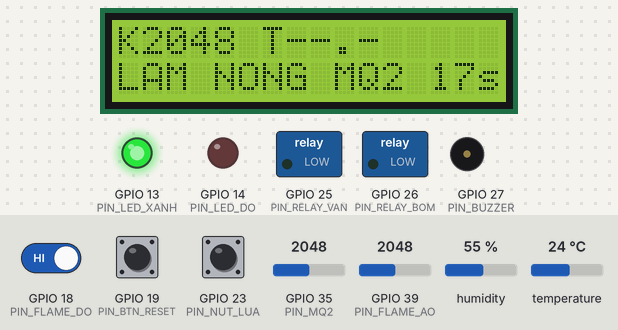
Recording of a sketch running on a simulated ESP32. On the bench: 16×2 character LCD, switched loads named in the sketch (green lamp = pin HIGH), output pins drawn as LEDs (lit = HIGH), buzzer (waves = sounding). The test bench sets the inputs (shaded band); at power-on: GPIO 18 (PIN_FLAME_DO) HIGH, temperature 24 °C, GPIO 19 (PIN_BTN_RESET) HIGH, GPIO 35 (PIN_MQ2) = 2048, GPIO 23 (PIN_NUT_LUA) HIGH, GPIO 39 (PIN_FLAME_AO) = 2048, humidity 55 %. WiFi joins after 1.5 s; servers stay silent unless stated; random numbers use the default seed unless the sketch sets one; no MQTT or app messages arrive unless stated; what the sketch prints to the serial monitor is not drawn.

Above: at 2.9 s.
3.0 s: GPIO 18 (PIN_FLAME_DO) driven LOW
At 4.2 s:
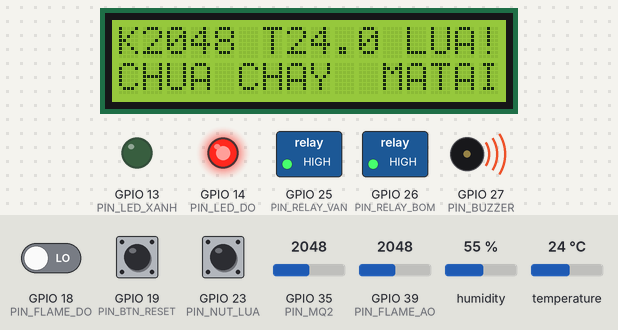
5.2 s: GPIO 18 (PIN_FLAME_DO) driven HIGH
At 6.7 s:
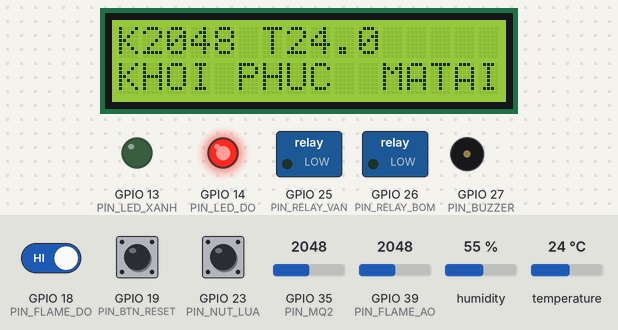
7.2 s: temperature set to 29.4 °C
At 10.9 s:
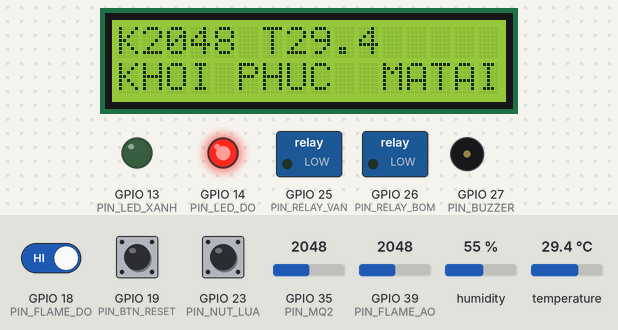
11.2 s: temperature set to 30.7 °C
At 13.5 s:
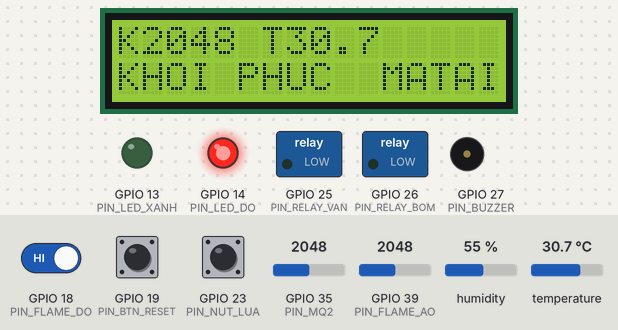
14.2 s: GPIO 19 (PIN_BTN_RESET) pulled LOW for 0.15 s
At 21.9 s:
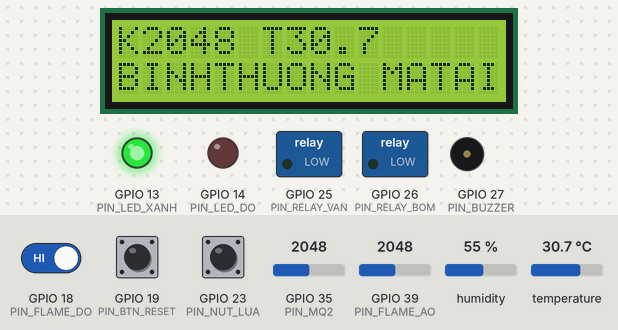
22.2 s: GPIO 35 (PIN_MQ2) set to 3707
At 23.4 s:
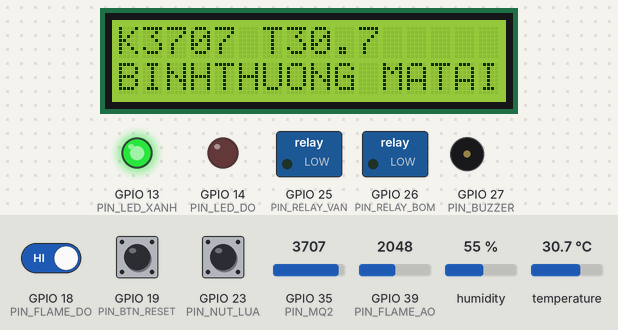
24.2 s: GPIO 35 (PIN_MQ2) set to 3808
Timing chart, 0 to 27.2 s (numbered marks = the images above; inputs shaded):
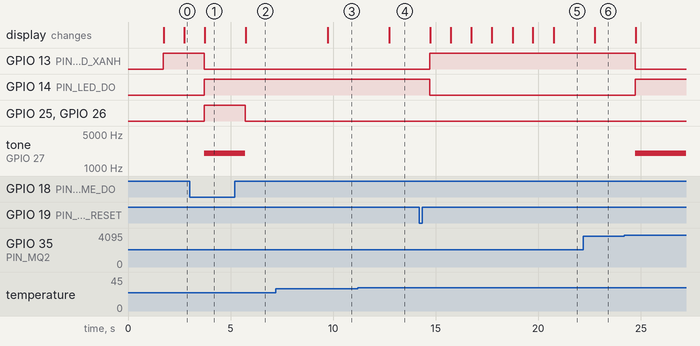

Measured:
- after the input at 3.0 s, GPIO 13 (PIN_LED_XANH): HIGH → LOW after 0.71 s; GPIO 14 (PIN_LED_DO), GPIO 25 (PIN_RELAY_VAN), GPIO 26 (PIN_RELAY_BOM): LOW → HIGH after 0.71 s; tone on GPIO 27 (PIN_BUZZER): silent → 2000 Hz after 0.71 s
- after the input at 5.2 s, GPIO 25 (PIN_RELAY_VAN), GPIO 26 (PIN_RELAY_BOM): HIGH → LOW after 0.51 s; tone on GPIO 27 (PIN_BUZZER): 2000 Hz → silent after 0.51 s; the display: changes after 0.54 s (image 2)
- after the input at 7.2 s, the display: changes after 2.5 s (image 3)
- after the input at 11.2 s, the display: changes after 1.5 s (image 4)
- after the input at 14.2 s, GPIO 13 (PIN_LED_XANH): LOW → HIGH after 0.51 s; GPIO 14 (PIN_LED_DO): HIGH → LOW after 0.51 s; the display: first changes after 0.54 s (image 5 shows a later state)
- after the input at 22.2 s, the display: changes after 0.54 s (image 6)
- after the input at 24.2 s, GPIO 13 (PIN_LED_XANH): HIGH → LOW after 0.52 s; GPIO 14 (PIN_LED_DO): LOW → HIGH after 0.52 s; tone on GPIO 27 (PIN_BUZZER): silent → 2000 Hz after 0.52 s

The sketch:

sketch.ino
```cpp
// =====================================================================
// Nhom 07 - INT1461 - He thong phong chay chua chay mo phong tren Wokwi
// Board: ESP32 DevKit V1 (Wokwi: wokwi-esp32-devkit-v1)
// Nguyen tac an toan: lop luat cuc bo LUON chay, khong phu thuoc mang;
// nhan tu AI (qua MQTT) chi duoc NANG muc bao dong, khong duoc HA.
// ---------------------------------------------------------------------
// Nguon: khung chuong trinh trong "Huong dan thuc hien do an INT1461 -
//        Nhom 7" (ThS. Ho Nhut Minh, 2026), Phan F.
// Tham khao kien truc: bugsNburgers, "IOT-Fire-Alarm-System", GitHub.
// Muc do su dung: sua doi va viet bo sung.
// Noi dung nhom da sua/bo sung so voi khung:
//   - viet than ham ketNoiLaiMQTT() (khong chan, lui thoi gian, gioi han
//     so lan thu, dang ky lai chu de), hienThi(), ghiNhatKy(), guiTrangThai();
//   - do tre (hysteresis) cho nguong khoi; chong doi nut nhan;
//   - giai doan lam nong chi bo qua MQ-2, lua va nhiet van duoc xet;
//   - co hetGioChuaChay: bom khong tu chay lai sau khi het T_MAX;
//   - dem loi DHT22; kiem tra hop le ban tin JSON; LWT trang thai online.
// =====================================================================
#include <WiFi.h>
#include <Wire.h>
#include <PubSubClient.h>
#include <ArduinoJson.h>
#include <DHT.h>
#include <LiquidCrystal_I2C.h>

// ----- Cau hinh ket noi -----
#define WIFI_SSID      "Wokwi-GUEST"          // Mang ao cua Wokwi; mach that: "<ten_wifi>"
#define WIFI_PASSWORD  ""                     // Wokwi-GUEST khong co mat khau; mach that: "<mat_khau_cua_ban>"
#define WIFI_KENH      6                      // Kenh 6 giup Wokwi ket noi nhanh hon
#define MQTT_BROKER    "broker.hivemq.com"    // Broker cong cong, khong can tai khoan
#define MQTT_PORT      1883
#define MQTT_TOPIC_AI  "ptit/nhom07/fire"     // Chu de nhan nhan tu nhanh AI
#define MQTT_TOPIC_TT  "ptit/nhom07/status"   // Chu de gui trang thai thiet bi

// ----- Khai bao chan (doi duoc, sua tai day) -----
#define PIN_MQ2        35   // ADC1, chi vao - dau ra analog cam bien khoi
#define PIN_FLAME_DO   18   // Dau ra so cam bien lua
#define PIN_FLAME_AO   39   // ADC1 (VN), chi vao - cuong do lua, chi de ghi nhat ky
#define PIN_NUT_LUA    23   // Nut mo phong lua (chi tren Wokwi: linh kien flame sensor
                            // khong co dieu khien tuong tac), nhan = co lua
#define PIN_DHT         4   // Du lieu DHT22
#define PIN_RELAY_BOM  26   // Relay bom chua chay
#define PIN_RELAY_VAN  25   // Relay van / quat hut khoi
#define PIN_BUZZER     27   // Coi bao dong
#define PIN_LED_DO     14   // Den bao dong
#define PIN_LED_XANH   13   // Den binh thuong
#define PIN_BTN_RESET  19   // Nut xac nhan / dat lai
#define PIN_SDA        21   // I2C LCD
#define PIN_SCL        22

// ----- Tham so van hanh -----
const uint32_t CHU_KY_MS         = 1000;   // Chu ky lay mau MQ-2 va cam bien lua
const uint32_t CHU_KY_DHT_MS     = 3000;   // Chu ky doc DHT22 (>= 2 s theo datasheet)
const uint32_t CHU_KY_GUI_TT_MS  = 5000;   // Chu ky gui trang thai len broker
const uint32_t T_MAX_CHUA_CHAY   = 60000;  // Thoi gian chua chay toi da mot luot
const uint32_t T_HET_HAN_AI      = 15000;  // Qua thoi gian nay coi nhu mat nguon AI
const uint32_t T_LAM_NONG_MQ2    = 20000;  // Bo qua nguong khoi khi MQ-2 chua on dinh
const uint32_t T_CHONG_DOI_MS    = 50;     // Thoi gian chong doi nut nhan
const uint32_t T_CHO_MQTT_DAU    = 2000;   // Khoang cho ket noi lai ban dau
const uint32_t T_CHO_MQTT_MAX    = 30000;  // Khoang cho ket noi lai toi da
const uint32_t T_NGHI_MQTT       = 60000;  // Nghi sau khi het so lan thu
const uint8_t  SO_LAN_THU_MQTT   = 5;      // So lan thu lien tiep truoc khi nghi
// Nguong hieu chuan tren Wokwi (Buoc 7): 400 ppm (mac dinh) -> ADC 3628,
// 2291 ppm -> 3853, >= 22909 ppm -> ~4000 (bao hoa). Mach that phai hieu chuan lai.
const int   NGUONG_KHOI_CANH_BAO  = 3750;  // ~1000 ppm
const int   NGUONG_KHOI_NGUY_HIEM = 3900;  // ~5000 ppm
const int   DO_TRE_KHOI           = 40;    // Muc khoi chi ha khi ADC xuong duoi (nguong - 40)
const float NGUONG_NHIET_C        = 55.0f; // Nguong nhiet do tuyet doi
const float NGUONG_TOC_DO_TANG    = 2.0f;  // Do C tang tren moi giay
const float NGUONG_TIN_CAY_AI     = 0.80f; // Chi chap nhan nhan AI khi du tin cay
const uint8_t SO_LOI_DHT_TOI_DA   = 3;     // So lan doc loi lien tiep truoc khi bao loi DHT
const uint16_t TAN_SO_COI         = 2000;  // Tan so coi (Hz)

// Wokwi relay module kich muc CAO. Nhieu module that kich muc THAP: doi hai hang so nay.
const uint8_t MUC_BAT = HIGH;
const uint8_t MUC_TAT = LOW;
// Module cam bien lua that thuong cho DO = LOW khi PHAT HIEN lua.
// Kiem tra lai voi linh kien Wokwi o Buoc 2 va doi neu can.
const uint8_t MUC_CO_LUA = LOW;

DHT dht(PIN_DHT, DHT22);
LiquidCrystal_I2C lcd(0x27, 16, 2);
WiFiClient wifiClient;
PubSubClient mqtt(wifiClient);

enum TrangThai { BINH_THUONG, CANH_BAO, CHUA_CHAY, KHOI_PHUC };
const char* TEN_TRANG_THAI[] = { "BINH_THUONG", "CANH_BAO", "CHUA_CHAY", "KHOI_PHUC" };
const char* TEN_LCD[]        = { "BINHTHUONG",  "CANH BAO",  "CHUA CHAY", "KHOI PHUC" };
TrangThai trangThai = BINH_THUONG;
uint32_t  mocVaoTrangThai = 0;
bool      hetGioChuaChay  = false;   // Da cat bom do het T_MAX, cho nguoi van hanh xac nhan
const char* nguonKichHoat = "-";     // Nguon dua he vao trang thai bao dong: LUAT / AI

// Bien du lieu cam bien
int   adcKhoi = 0, adcLua = 0, mucKhoi = 0;
bool  coLua = false;
float nhietDo = NAN, doAmKK = NAN, tocDoTangNhiet = 0.0f;
uint32_t mocDocDHT = 0, mocDHTThanhCong = 0;
uint8_t  demLoiDHT = 0;
bool     loiDHT = false;

// Bien nhanh AI
int   mucAI = 0;            // 0 binh thuong, 1 khoi, 2 lua
uint32_t mocNhanAI = 0;     // Moc thoi gian ban tin AI hop le gan nhat
bool  daNhanAI = false;     // Chua tung nhan ban tin thi coi nhu mat nguon AI
bool  nguonKichHoatLaAI = false;
int   mucCucBoGanNhat = 0;

// Bien nut nhan, ket noi lai, coi
bool     nutDaNhan = false;            // Su kien nhan nut (da chong doi)
uint32_t mocThuKetNoi = 0, khoangChoMQTT = 0;
uint8_t  soLanThuMQTT = 0;
bool     coiDangKeu = false;

// ----- Nguyen mau ham -----
void xuLyBanTinMQTT(char* topic, byte* payload, unsigned int len);
void docNutNhan();
void docCamBien();
int  luatCucBo();
bool aiConHieuLuc();
int  hopNhatQuyetDinh(int mucCucBo);
void chuyenTrangThai(TrangThai moi, int muc);
void capNhatTrangThai(int muc);
void dieuKhienChapHanh(int muc);
void ketNoiLaiMQTT();
void guiTrangThai();
void hienThi();
void ghiNhatKy(int muc);

// Khoi tao ngoai vi, Wi-Fi va MQTT. Wi-Fi co gioi han thoi gian cho
// de he thong van chay o che do cuc bo neu khong vao duoc mang.
void setup() {
  Serial.begin(115200);
  dht.begin();
  Wire.begin(PIN_SDA, PIN_SCL);
  lcd.init();
  lcd.backlight();
  lcd.setCursor(0, 0); lcd.print("NHOM 07 - PCCC");
  lcd.setCursor(0, 1); lcd.print("Dang khoi dong..");

  pinMode(PIN_FLAME_DO, INPUT_PULLUP);   // Module ho cuc thu can dien tro keo len
  pinMode(PIN_NUT_LUA, INPUT_PULLUP);
  pinMode(PIN_RELAY_BOM, OUTPUT); digitalWrite(PIN_RELAY_BOM, MUC_TAT);
  pinMode(PIN_RELAY_VAN, OUTPUT); digitalWrite(PIN_RELAY_VAN, MUC_TAT);
  pinMode(PIN_BUZZER, OUTPUT);    digitalWrite(PIN_BUZZER, LOW);
  pinMode(PIN_LED_DO, OUTPUT);    pinMode(PIN_LED_XANH, OUTPUT);
  pinMode(PIN_BTN_RESET, INPUT_PULLUP);

  WiFi.mode(WIFI_STA);
  WiFi.begin(WIFI_SSID, WIFI_PASSWORD, WIFI_KENH);
  uint32_t batDau = millis();
  while (WiFi.status() != WL_CONNECTED && millis() - batDau < 10000) {
    delay(200);
    Serial.print('.');
  }
  if (WiFi.status() == WL_CONNECTED) {
    Serial.print(F("\n# WIFI,da ket noi,ip="));
    Serial.println(WiFi.localIP());
  } else {
    Serial.println(F("\n# WIFI,chua ket noi - chay che do cuc bo"));
  }

  mqtt.setServer(MQTT_BROKER, MQTT_PORT);
  mqtt.setCallback(xuLyBanTinMQTT);
  mqtt.setBufferSize(256);       // Du cho ban tin JSON ngan
  mqtt.setSocketTimeout(2);      // Giam thoi gian chan khi broker khong phan hoi
  khoangChoMQTT = T_CHO_MQTT_DAU;

  Serial.println(F("thoi_gian_ms,adc_khoi,muc_khoi,co_lua,adc_lua,nhiet_do,do_am,"
                   "toc_do_tang,muc_cuc_bo,muc_ai,ai_ket_noi,muc_cuoi,trang_thai,nguon_kich_hoat"));
}

// Ham goi lai khi nhan ban tin tu nhanh AI, dang {"nhan":"lua","do_tin_cay":0.93}.
// Ban tin hong, thieu truong, nhan la hoac do tin cay ngoai [0,1] bi bo qua
// hoan toan: khong cap nhat mucAI va khong lam moi moc thoi gian.
void xuLyBanTinMQTT(char* topic, byte* payload, unsigned int len) {
  JsonDocument doc;                                   // ArduinoJson phien ban 7
  if (deserializeJson(doc, payload, len)) {
    Serial.println(F("# MQTT,ban tin khong phai JSON - bo qua"));
    return;
  }
  const char* nhan = doc["nhan"];
  if (nhan == nullptr || !doc["do_tin_cay"].is<float>()) {
    Serial.println(F("# MQTT,ban tin thieu truong - bo qua"));
    return;
  }
  float tinCay = doc["do_tin_cay"];
  int muc;
  if      (strcmp(nhan, "lua") == 0)         muc = 2;
  else if (strcmp(nhan, "khoi") == 0)        muc = 1;
  else if (strcmp(nhan, "binh_thuong") == 0) muc = 0;
  else {
    Serial.println(F("# MQTT,nhan khong hop le - bo qua"));
    return;
  }
  if (tinCay < 0.0f || tinCay > 1.0f) {
    Serial.println(F("# MQTT,do tin cay ngoai [0,1] - bo qua"));
    return;
  }
  mocNhanAI = millis();
  daNhanAI  = true;
  mucAI = (tinCay >= NGUONG_TIN_CAY_AI) ? muc : 0;   // Khong du tin cay thi khong nang muc
  Serial.printf("# MQTT,nhan=%s,do_tin_cay=%.2f,muc_ai=%d\n", nhan, tinCay, mucAI);
}

// Doc nut xac nhan co chong doi; chi bao su kien mot lan cho moi lan nhan.
void docNutNhan() {
  static bool docTruoc = HIGH, onDinh = HIGH;
  static uint32_t mocDoi = 0;
  bool doc = digitalRead(PIN_BTN_RESET);
  if (doc != docTruoc) { mocDoi = millis(); docTruoc = doc; }
  if (millis() - mocDoi >= T_CHONG_DOI_MS && doc != onDinh) {
    onDinh = doc;
    if (onDinh == LOW) nutDaNhan = true;   // Canh xuong: nut vua duoc nhan
  }
}

// Doc cam bien. MQ-2 va cam bien lua doc moi chu ky chinh; DHT22 co chu ky
// rieng vi khong doc duoc nhanh hon 2 s. Toc do tang nhiet tinh theo khoang
// thoi gian thuc te giua hai lan doc DHT22 thanh cong.
void docCamBien() {
  uint32_t nay = millis();
  adcKhoi = analogRead(PIN_MQ2);
  adcLua  = analogRead(PIN_FLAME_AO);
  coLua   = (digitalRead(PIN_FLAME_DO) == MUC_CO_LUA) || (digitalRead(PIN_NUT_LUA) == LOW);

  // Phan muc khoi co do tre: chi ha muc khi ADC xuong duoi (nguong - DO_TRE_KHOI)
  int moi = 0;
  if (adcKhoi >= NGUONG_KHOI_NGUY_HIEM)     moi = 2;
  else if (adcKhoi >= NGUONG_KHOI_CANH_BAO) moi = 1;
  if (mucKhoi == 2 && moi < 2 && adcKhoi > NGUONG_KHOI_NGUY_HIEM - DO_TRE_KHOI)      moi = 2;
  else if (mucKhoi >= 1 && moi < 1 && adcKhoi > NGUONG_KHOI_CANH_BAO - DO_TRE_KHOI)  moi = 1;
  mucKhoi = moi;

  if (nay - mocDocDHT >= CHU_KY_DHT_MS) {
    mocDocDHT = nay;
    float t = dht.readTemperature();
    float h = dht.readHumidity();
    if (isnan(t) || isnan(h)) {
      if (demLoiDHT < 255) demLoiDHT++;
      if (demLoiDHT >= SO_LOI_DHT_TOI_DA && !loiDHT) {
        loiDHT = true;
        Serial.println(F("# DHT,doc loi lien tiep - bo qua tieu chi nhiet"));
      }
      return;
    }
    if (!isnan(nhietDo) && mocDHTThanhCong != 0) {
      float dt = (nay - mocDHTThanhCong) / 1000.0f;
      if (dt > 0.0f) tocDoTangNhiet = (t - nhietDo) / dt;
    }
    nhietDo = t;
    doAmKK  = h;
    mocDHTThanhCong = nay;
    demLoiDHT = 0;
    loiDHT = false;
  }
}

// Lop luat an toan cuc bo: tra ve 0 binh thuong, 1 canh bao, 2 nguy hiem.
// Luon chay, khong phu thuoc mang. Trong giai doan lam nong chi bo qua MQ-2.
int luatCucBo() {
  int muc = 0;
  if (millis() >= T_LAM_NONG_MQ2) muc = mucKhoi;
  if (coLua) muc = 2;
  if (!loiDHT && !isnan(nhietDo)) {
    if (nhietDo >= NGUONG_NHIET_C)            muc = 2;
    if (tocDoTangNhiet >= NGUONG_TOC_DO_TANG) muc = 2;   // Nhiet tang dot ngot
  }
  return muc;
}

// Nguon AI con hieu luc khi da tung nhan ban tin hop le va chua qua han.
bool aiConHieuLuc() {
  return daNhanAI && (millis() - mocNhanAI <= T_HET_HAN_AI);
}

// Quy tac hop nhat: AI chi duoc NANG muc, khong duoc HA muc cua luat cuc bo.
int hopNhatQuyetDinh(int mucCucBo) {
  mucCucBoGanNhat = mucCucBo;
  int mucAIhieuLuc = aiConHieuLuc() ? mucAI : 0;
  nguonKichHoatLaAI = (mucAIhieuLuc > mucCucBo);
  return (mucAIhieuLuc > mucCucBo) ? mucAIhieuLuc : mucCucBo;
}

// Doi trang thai, ghi nhan nguon kich hoat va in dong su kien.
void chuyenTrangThai(TrangThai moi, int muc) {
  if (moi == CANH_BAO || moi == CHUA_CHAY) {
    nguonKichHoat = nguonKichHoatLaAI ? "AI" : "LUAT";
  } else if (moi == BINH_THUONG) {
    nguonKichHoat = "-";
  }
  Serial.printf("# CHUYEN,%lu,%s->%s,muc=%d,nguon=%s\n", (unsigned long)millis(),
                TEN_TRANG_THAI[trangThai], TEN_TRANG_THAI[moi], muc, nguonKichHoat);
  trangThai = moi;
  mocVaoTrangThai = millis();
  guiTrangThai();
}

// May trang thai bon trang thai. KHOI_PHUC la trang thai bao dong con chot:
// chi ve BINH_THUONG khi dieu kien da an toan VA nguoi van hanh nhan nut.
void capNhatTrangThai(int muc) {
  bool nhan = nutDaNhan;
  nutDaNhan = false;
  switch (trangThai) {
    case BINH_THUONG:
      if (muc == 2)      chuyenTrangThai(CHUA_CHAY, muc);
      else if (muc == 1) chuyenTrangThai(CANH_BAO, muc);
      break;
    case CANH_BAO:
      if (muc == 2)      chuyenTrangThai(CHUA_CHAY, muc);
      else if (muc == 0) chuyenTrangThai(KHOI_PHUC, muc);
      break;
    case CHUA_CHAY:
      if (millis() - mocVaoTrangThai >= T_MAX_CHUA_CHAY) {
        hetGioChuaChay = true;   // Cat bom, khong tu bom lai khi chua xac nhan
        Serial.println(F("# BOM,het thoi gian chua chay toi da - dung bom"));
        chuyenTrangThai(KHOI_PHUC, muc);
      } else if (muc < 2) {
        chuyenTrangThai(KHOI_PHUC, muc);
      }
      break;
    case KHOI_PHUC:
      if (nhan) {
        if (muc == 0) {
          hetGioChuaChay = false;
          chuyenTrangThai(BINH_THUONG, muc);
          break;
        }
        if (hetGioChuaChay) {    // Nguoi van hanh cho phep bom them mot luot
          hetGioChuaChay = false;
          Serial.println(F("# BOM,nguoi van hanh cho phep chua chay luot moi"));
        }
      }
      // Sau khi het gio, giu nguyen KHOI_PHUC (bom tat, coi goi nguoi van hanh)
      // de he khong vong qua CANH_BAO roi tu bom lai.
      if (hetGioChuaChay) break;
      if (muc == 2)      chuyenTrangThai(CHUA_CHAY, muc);
      else if (muc == 1) chuyenTrangThai(CANH_BAO, muc);
      break;
  }
}

// Xuat tin hieu ra relay, coi, den theo trang thai hien tai.
void dieuKhienChapHanh(int muc) {
  bool chuaChay = (trangThai == CHUA_CHAY);
  // Coi keu o CANH_BAO, CHUA_CHAY; o KHOI_PHUC chi keu khi bom da bi cat
  // do het gio ma nguy hiem van con, de goi nguoi van hanh.
  bool coiKeu = (trangThai == CANH_BAO || trangThai == CHUA_CHAY ||
                 (trangThai == KHOI_PHUC && hetGioChuaChay && muc >= 1));
  // KHOI_PHUC giu den do sang cho toi khi nguoi van hanh xac nhan.
  bool denDo = (trangThai != BINH_THUONG);
  digitalWrite(PIN_RELAY_BOM, chuaChay ? MUC_BAT : MUC_TAT);
  digitalWrite(PIN_RELAY_VAN, chuaChay ? MUC_BAT : MUC_TAT);
  digitalWrite(PIN_LED_DO,   denDo ? HIGH : LOW);
  digitalWrite(PIN_LED_XANH, (trangThai == BINH_THUONG) ? HIGH : LOW);
  if (coiKeu != coiDangKeu) {          // Chi goi tone() khi doi trang thai coi
    if (coiKeu) tone(PIN_BUZZER, TAN_SO_COI);
    else        noTone(PIN_BUZZER);
    coiDangKeu = coiKeu;
  }
}

// Ket noi lai Wi-Fi/MQTT khong chan vong lap chinh: moi lan goi chi thu toi
// da mot lan, khoang cho tang gap doi sau moi lan loi, nghi T_NGHI_MQTT sau
// SO_LAN_THU_MQTT lan loi lien tiep. Dang ky lai chu de sau moi lan noi lai.
void ketNoiLaiMQTT() {
  uint32_t nay = millis();
  if (nay - mocThuKetNoi < khoangChoMQTT) return;
  mocThuKetNoi = nay;

  if (WiFi.status() != WL_CONNECTED) {
    WiFi.reconnect();
    Serial.println(F("# WIFI,mat ket noi - thu lai"));
    khoangChoMQTT = 5000;
    return;
  }

  char clientId[32];
  snprintf(clientId, sizeof(clientId), "nhom07-esp32-%04X", (unsigned)(esp_random() & 0xFFFF));
  // LWT: broker tu dang {"online":false} len chu de trang thai khi thiet bi rot mang
  if (mqtt.connect(clientId, nullptr, nullptr, MQTT_TOPIC_TT, 0, true, "{\"online\":false}")) {
    mqtt.subscribe(MQTT_TOPIC_AI);
    Serial.printf("# MQTT,da ket noi %s,dang ky %s\n", MQTT_BROKER, MQTT_TOPIC_AI);
    soLanThuMQTT = 0;
    khoangChoMQTT = T_CHO_MQTT_DAU;
    guiTrangThai();
    return;
  }

  soLanThuMQTT++;
  Serial.printf("# MQTT,ket noi loi rc=%d,lan=%u\n", mqtt.state(), soLanThuMQTT);
  if (soLanThuMQTT >= SO_LAN_THU_MQTT) {
    soLanThuMQTT = 0;
    khoangChoMQTT = T_NGHI_MQTT;
  } else {
    khoangChoMQTT = min(khoangChoMQTT * 2, T_CHO_MQTT_MAX);
  }
}

// Gui trang thai thiet bi len broker (chieu ESP32 -> may tinh).
void guiTrangThai() {
  if (!mqtt.connected()) return;
  char buf[200];
  snprintf(buf, sizeof(buf),
           "{\"online\":true,\"tt\":\"%s\",\"khoi\":%d,\"lua\":%d,\"t\":%.1f,"
           "\"muc_ai\":%d,\"ai\":%d,\"nguon\":\"%s\",\"ms\":%lu}",
           TEN_TRANG_THAI[trangThai], adcKhoi, coLua ? 1 : 0,
           isnan(nhietDo) ? -99.0f : nhietDo, mucAI, aiConHieuLuc() ? 1 : 0,
           nguonKichHoat, (unsigned long)millis());
  mqtt.publish(MQTT_TOPIC_TT, buf, true);
}

// Cap nhat LCD 16x2. Dong 1: khoi, nhiet, lua. Dong 2: trang thai + AI.
void hienThi() {
  char d1[17], d2[17];
  if (loiDHT || isnan(nhietDo)) {
    snprintf(d1, sizeof(d1), "K%-4d T--.- %s", adcKhoi, coLua ? "LUA!" : "    ");
  } else {
    snprintf(d1, sizeof(d1), "K%-4d T%4.1f %s", adcKhoi, nhietDo, coLua ? "LUA!" : "    ");
  }
  if (trangThai == BINH_THUONG && millis() < T_LAM_NONG_MQ2) {
    snprintf(d2, sizeof(d2), "LAM NONG MQ2 %2lus",
             (unsigned long)((T_LAM_NONG_MQ2 - millis()) / 1000));
  } else {
    const char* ai = aiConHieuLuc() ? (trangThai == BINH_THUONG ? "AI OK" : nguonKichHoat)
                                    : "MATAI";
    snprintf(d2, sizeof(d2), "%-10s %5s", TEN_LCD[trangThai], ai);
  }
  lcd.setCursor(0, 0); lcd.print(d1);
  for (int i = strlen(d1); i < 16; i++) lcd.print(' ');
  lcd.setCursor(0, 1); lcd.print(d2);
  for (int i = strlen(d2); i < 16; i++) lcd.print(' ');
}

// In mot dong CSV ra Serial cho moi chu ky lay mau.
void ghiNhatKy(int muc) {
  Serial.printf("%lu,%d,%d,%d,%d,", (unsigned long)millis(), adcKhoi, mucKhoi, coLua ? 1 : 0, adcLua);
  if (isnan(nhietDo)) Serial.print("nan,nan,");
  else                Serial.printf("%.1f,%.1f,", nhietDo, doAmKK);
  Serial.printf("%.2f,%d,%d,%d,%d,%s,%s\n", tocDoTangNhiet, mucCucBoGanNhat, mucAI,
                aiConHieuLuc() ? 1 : 0, muc, TEN_TRANG_THAI[trangThai],
                trangThai == BINH_THUONG ? "-" : nguonKichHoat);
}

// Vong lap chinh: lap lich bang millis(), khong dung delay().
void loop() {
  static uint32_t mocLayMau = 0, mocGuiTT = 0;
  if (!mqtt.connected()) ketNoiLaiMQTT();
  mqtt.loop();
  docNutNhan();

  if (millis() - mocLayMau >= CHU_KY_MS) {
    mocLayMau = millis();
    docCamBien();
    int muc = hopNhatQuyetDinh(luatCucBo());
    capNhatTrangThai(muc);
    dieuKhienChapHanh(muc);
    hienThi();
    ghiNhatKy(muc);
  }
  if (millis() - mocGuiTT >= CHU_KY_GUI_TT_MS) {
    mocGuiTT = millis();
    guiTrangThai();
  }
}
```
